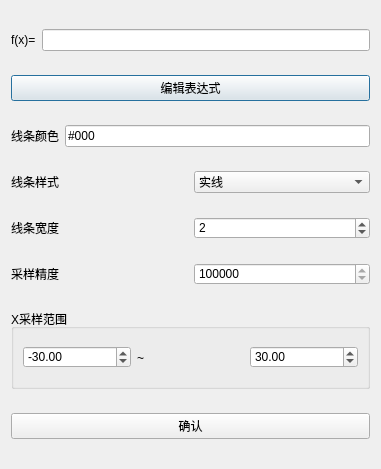
<?xml version="1.0" encoding="UTF-8"?>
<ui version="4.0">
 <class>FuncCreate</class>
 <widget class="QDialog" name="FuncCreate">
  <property name="geometry">
   <rect>
    <x>0</x>
    <y>0</y>
    <width>381</width>
    <height>469</height>
   </rect>
  </property>
  <property name="windowTitle">
   <string>FuncCreate</string>
  </property>
  <property name="styleSheet">
   <string notr="true">*{
font: 12pt &quot;微软雅黑&quot;;
text-align:center
}</string>
  </property>
  <layout class="QVBoxLayout" name="verticalLayout">
   <item>
    <layout class="QHBoxLayout" name="horizontalLayout">
     <item>
      <widget class="QLabel" name="label">
       <property name="text">
        <string>f(x)=</string>
       </property>
      </widget>
     </item>
     <item>
      <widget class="QLineEdit" name="lineEdit">
       <property name="readOnly">
        <bool>true</bool>
       </property>
      </widget>
     </item>
    </layout>
   </item>
   <item>
    <widget class="QPushButton" name="pushButton">
     <property name="text">
      <string>编辑表达式</string>
     </property>
    </widget>
   </item>
   <item>
    <layout class="QHBoxLayout" name="horizontalLayout_2">
     <item>
      <widget class="QLabel" name="label_5">
       <property name="text">
        <string>线条颜色</string>
       </property>
      </widget>
     </item>
     <item>
      <widget class="QLineEdit" name="edtColor">
       <property name="text">
        <string>#000</string>
       </property>
       <property name="readOnly">
        <bool>true</bool>
       </property>
      </widget>
     </item>
    </layout>
   </item>
   <item>
    <layout class="QHBoxLayout" name="horizontalLayout_3">
     <item>
      <widget class="QLabel" name="label_7">
       <property name="text">
        <string>线条样式</string>
       </property>
      </widget>
     </item>
     <item>
      <widget class="QComboBox" name="cbStyle">
       <item>
        <property name="text">
         <string>实线</string>
        </property>
       </item>
       <item>
        <property name="text">
         <string>虚线</string>
        </property>
       </item>
      </widget>
     </item>
    </layout>
   </item>
   <item>
    <layout class="QHBoxLayout" name="horizontalLayout_4">
     <item>
      <widget class="QLabel" name="label_8">
       <property name="text">
        <string>线条宽度</string>
       </property>
      </widget>
     </item>
     <item>
      <widget class="QSpinBox" name="sbWidth">
       <property name="minimum">
        <number>1</number>
       </property>
       <property name="maximum">
        <number>20</number>
       </property>
       <property name="value">
        <number>2</number>
       </property>
      </widget>
     </item>
    </layout>
   </item>
   <item>
    <layout class="QHBoxLayout" name="horizontalLayout_5">
     <item>
      <widget class="QLabel" name="label_9">
       <property name="text">
        <string>采样精度</string>
       </property>
      </widget>
     </item>
     <item>
      <widget class="QSpinBox" name="sbStep">
       <property name="minimum">
        <number>100000</number>
       </property>
       <property name="maximum">
        <number>10000000</number>
       </property>
      </widget>
     </item>
    </layout>
   </item>
   <item>
    <widget class="QGroupBox" name="groupBox_7">
     <property name="maximumSize">
      <size>
       <width>16777215</width>
       <height>80</height>
      </size>
     </property>
     <property name="styleSheet">
      <string notr="true"/>
     </property>
     <property name="title">
      <string>X采样范围</string>
     </property>
     <layout class="QHBoxLayout" name="horizontalLayout_7">
      <item>
       <widget class="QDoubleSpinBox" name="sdbCXmin">
        <property name="showGroupSeparator" stdset="0">
         <bool>false</bool>
        </property>
        <property name="minimum">
         <double>-100.000000000000000</double>
        </property>
        <property name="maximum">
         <double>99.000000000000000</double>
        </property>
        <property name="singleStep">
         <double>0.100000000000000</double>
        </property>
        <property name="stepType">
         <enum>QAbstractSpinBox::DefaultStepType</enum>
        </property>
        <property name="value">
         <double>-30.000000000000000</double>
        </property>
       </widget>
      </item>
      <item>
       <widget class="QLabel" name="label_6">
        <property name="text">
         <string>~</string>
        </property>
       </widget>
      </item>
      <item>
       <widget class="QDoubleSpinBox" name="sdbCXMax">
        <property name="minimum">
         <double>-99.000000000000000</double>
        </property>
        <property name="maximum">
         <double>100.000000000000000</double>
        </property>
        <property name="singleStep">
         <double>0.100000000000000</double>
        </property>
        <property name="value">
         <double>30.000000000000000</double>
        </property>
       </widget>
      </item>
     </layout>
    </widget>
   </item>
   <item>
    <widget class="QPushButton" name="pbtnOK">
     <property name="text">
      <string>确认</string>
     </property>
    </widget>
   </item>
  </layout>
 </widget>
 <resources/>
 <connections/>
</ui>
